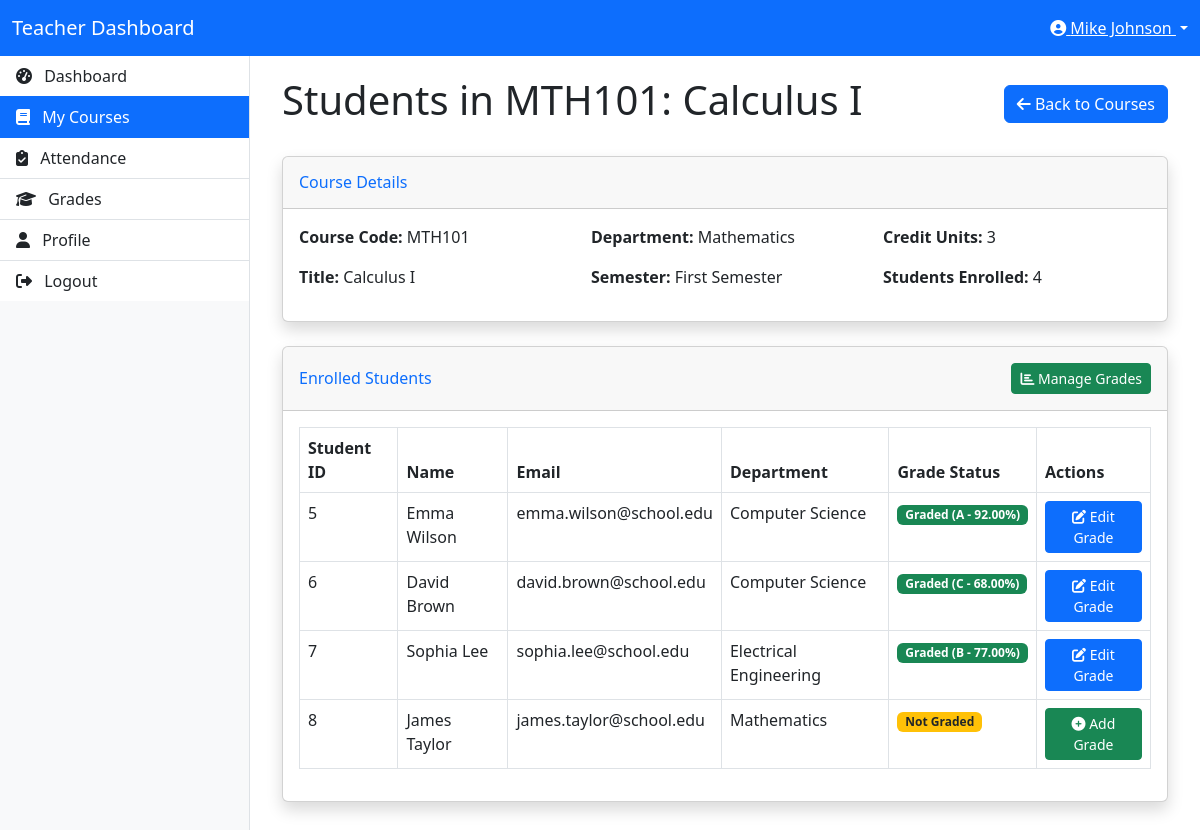
The page /teacher/course_students.php?course_id=5 (signed in) on the database its author committed.
### tables this page shows
CREATE TABLE IF NOT EXISTS users (
    id INT AUTO_INCREMENT PRIMARY KEY,
    full_name VARCHAR(100) NOT NULL,
    email VARCHAR(100) NOT NULL UNIQUE,
    password VARCHAR(255) NOT NULL,
    user_type_id INT NOT NULL,
    department_id INT,
    age INT,
    profile_picture VARCHAR(255) DEFAULT 'default.jpg',
    created_at TIMESTAMP DEFAULT CURRENT_TIMESTAMP,
    FOREIGN KEY (user_type_id) REFERENCES user_types(id),
    FOREIGN KEY (department_id) REFERENCES departments(id)
);

CREATE TABLE IF NOT EXISTS courses (
    id INT AUTO_INCREMENT PRIMARY KEY,
    course_code VARCHAR(20) NOT NULL,
    title VARCHAR(100) NOT NULL,
    department_id INT NOT NULL,
    semester_id INT NOT NULL,
    credit_units INT NOT NULL,
    teacher_id INT,
    FOREIGN KEY (department_id) REFERENCES departments(id),
    FOREIGN KEY (semester_id) REFERENCES semesters(id),
    FOREIGN KEY (teacher_id) REFERENCES users(id)
);

CREATE TABLE IF NOT EXISTS departments (
    id INT AUTO_INCREMENT PRIMARY KEY,
    name VARCHAR(100) NOT NULL,
    created_at TIMESTAMP DEFAULT CURRENT_TIMESTAMP
);

CREATE TABLE IF NOT EXISTS semesters (
    id INT AUTO_INCREMENT PRIMARY KEY,
    name VARCHAR(50) NOT NULL,
    is_current BOOLEAN DEFAULT FALSE
);

CREATE TABLE IF NOT EXISTS student_courses (
    id INT AUTO_INCREMENT PRIMARY KEY,
    student_id INT NOT NULL,
    course_id INT NOT NULL,
    semester_id INT NOT NULL,
    registered_at TIMESTAMP DEFAULT CURRENT_TIMESTAMP,
    FOREIGN KEY (student_id) REFERENCES users(id),
    FOREIGN KEY (course_id) REFERENCES courses(id),
    FOREIGN KEY (semester_id) REFERENCES semesters(id)
);

CREATE TABLE IF NOT EXISTS grades (
    id INT AUTO_INCREMENT PRIMARY KEY,
    student_id INT NOT NULL,
    course_id INT NOT NULL,
    semester_id INT NOT NULL,
    score DECIMAL(5,2) DEFAULT NULL,
    grade CHAR(2) DEFAULT NULL,
    grade_point DECIMAL(3,2) DEFAULT NULL,
    graded_by INT NOT NULL,
    graded_at TIMESTAMP DEFAULT CURRENT_TIMESTAMP,
    FOREIGN KEY (student_id) REFERENCES users(id),
    FOREIGN KEY (course_id) REFERENCES courses(id),
    FOREIGN KEY (semester_id) REFERENCES semesters(id),
    FOREIGN KEY (graded_by) REFERENCES users(id)
);

### classes/Database.php (called while the page is built, shortened)
<?php
class Database {
    private $host = "localhost";
    private $username = "root";
    private $password = "";
    private $database = "school_dashboard";
    private $conn;
    public function __construct() {
        $this->conn = new mysqli($this->host, $this->username, $this->password, $this->database);
    }
    public function prepare($sql) {
        return $this->conn->prepare($sql);
    }
}
?>

### classes/SessionManager.php (called while the page is built, shortened)
<?php
class SessionManager {
    public static function getUserId() {
        return isset($_SESSION['user_id']) ? $_SESSION['user_id'] : null;
    }
}
?>

### classes/User.php (called while the page is built, shortened)
<?php
require_once 'Database.php';
class User {
    private $db;
    public function __construct() {
        $this->db = new Database();
    }
    public function getUserById($id) {
        $sql = "SELECT u.*, d.name as department_name
                FROM users u
                LEFT JOIN departments d ON u.department_id = d.id
                WHERE u.id = ?";
        $stmt = $this->db->prepare($sql);
        $stmt->bind_param("i", $id);
        $stmt->execute();
        $result = $stmt->get_result();
        if ($result->num_rows === 1) {
            return $result->fetch_assoc();
        }
        return false;
    }
}
?>

### classes/Course.php (called while the page is built, shortened)
<?php
require_once 'Database.php';
class Course {
    private $db;
    public function __construct() {
        $this->db = new Database();
    }
    public function getCourseById($id) {
        $sql = "SELECT c.*, d.name as department_name, s.name as semester_name, u.full_name as teacher_name
                FROM courses c
                LEFT JOIN departments d ON c.department_id = d.id
                LEFT JOIN semesters s ON c.semester_id = s.id
                LEFT JOIN users u ON c.teacher_id = u.id
                WHERE c.id = ?";
        $stmt = $this->db->prepare($sql);
        $stmt->bind_param("i", $id);
        $stmt->execute();
        $result = $stmt->get_result();
        if ($result->num_rows === 1) {
            return $result->fetch_assoc();
        }
        return false;
    }
    public function getCourseStudents($course_id) {
        $sql = "SELECT u.*, d.name as department_name, sc.id as registration_id
                FROM student_courses sc
                JOIN users u ON sc.student_id = u.id
                LEFT JOIN departments d ON u.department_id = d.id
                WHERE sc.course_id = ?";
        $stmt = $this->db->prepare($sql);
        $stmt->bind_param("i", $course_id);
        $stmt->execute();
        $result = $stmt->get_result();
        $students = [];
        while ($row = $result->fetch_assoc()) {
            $students[] = $row;
        }
        return $students;
    }
}
?>

### classes/Grade.php (called while the page is built, shortened)
<?php
require_once 'Database.php';
class Grade {
    private $db;
    public function __construct() {
        $this->db = new Database();
    }
    public function getGrade($student_id, $course_id, $semester_id) {
        $sql = "SELECT g.*, c.course_code, c.title, c.credit_units, u.full_name as grader_name
                FROM grades g
                JOIN courses c ON g.course_id = c.id
                JOIN users u ON g.graded_by = u.id
                WHERE g.student_id = ? AND g.course_id = ? AND g.semester_id = ?";
        $stmt = $this->db->prepare($sql);
        $stmt->bind_param("iii", $student_id, $course_id, $semester_id);
        $stmt->execute();
        $result = $stmt->get_result();
        if ($result->num_rows === 1) {
            return $result->fetch_assoc();
        }
        return false;
    }
}
?>

### teacher/course_students.php (the view, shortened to what this page needs)
<?php
require_once '../classes/SessionManager.php';
require_once '../classes/User.php';
require_once '../classes/Course.php';
require_once '../classes/Grade.php';
$user_id = SessionManager::getUserId();
$userData = (new User())->getUserById($user_id);
$course_id = intval($_GET['course_id']);
$course = new Course();
$grade = new Grade();
$courseData = $course->getCourseById($course_id);
$students = $course->getCourseStudents($course_id);
?>
<!DOCTYPE html>
<html lang="en">
<head>
    <link href="https://cdn.jsdelivr.net/npm/bootstrap@5.3.0-alpha1/dist/css/bootstrap.min.css" rel="stylesheet">
    <link rel="stylesheet" href="https://cdnjs.cloudflare.com/ajax/libs/font-awesome/6.4.0/css/all.min.css">
</head>
<body>
    <nav class="navbar navbar-expand-lg navbar-dark bg-primary">
        <div class="container-fluid">
            <a class="navbar-brand" href="dashboard.php">Teacher Dashboard</a>
            <div class="ms-auto">
                <div class="dropdown">
                    <a class="text-white dropdown-toggle" href="#" role="button" id="dropdownMenuLink" data-bs-toggle="dropdown" aria-expanded="false">
                        <i class="fas fa-user-circle"></i> <?php echo $userData['full_name']; ?>
                    </a>
                </div>
            </div>
        </div>
    </nav>
    <div class="layout-container">
        <div class="sidebar">
            <div class="list-group list-group-flush">
                <a href="dashboard.php" class="list-group-item list-group-item-action">
                    <i class="fas fa-tachometer-alt me-2"></i> Dashboard
                </a>
                <a href="courses.php" class="list-group-item list-group-item-action active">
                    <i class="fas fa-book me-2"></i> My Courses
                </a>
                <a href="attendance.php" class="list-group-item list-group-item-action">
                    <i class="fas fa-clipboard-check me-2"></i> Attendance
                </a>
                <a href="grades.php" class="list-group-item list-group-item-action">
                    <i class="fas fa-graduation-cap me-2"></i> Grades
                </a>
                <a href="profile.php" class="list-group-item list-group-item-action">
                    <i class="fas fa-user me-2"></i> Profile
                </a>
                <a href="../logout.php" class="list-group-item list-group-item-action">
                    <i class="fas fa-sign-out-alt me-2"></i> Logout
                </a>
            </div>
        </div>
        <div class="content">
            <div class="container-fluid">
                <div class="d-flex justify-content-between align-items-center mb-4">
                    <h1>Students in <?php echo $courseData['course_code']; ?>: <?php echo $courseData['title']; ?></h1>
                    <a href="courses.php" class="btn btn-primary">
                        <i class="fas fa-arrow-left"></i> Back to Courses
                    </a>
                </div>
                <div class="card shadow mb-4">
                    <div class="card-header py-3">
                        <h6 class="m-0 font-weight-bold text-primary">Course Details</h6>
                    </div>
                    <div class="card-body">
                        <div class="row">
                            <div class="col-md-4">
                                <p><strong>Course Code:</strong> <?php echo $courseData['course_code']; ?></p>
                                <p><strong>Title:</strong> <?php echo $courseData['title']; ?></p>
                            </div>
                            <div class="col-md-4">
                                <p><strong>Department:</strong> <?php echo $courseData['department_name']; ?></p>
                                <p><strong>Semester:</strong> <?php echo $courseData['semester_name']; ?></p>
                            </div>
                            <div class="col-md-4">
                                <p><strong>Credit Units:</strong> <?php echo $courseData['credit_units']; ?></p>
                                <p><strong>Students Enrolled:</strong> <?php echo count($students); ?></p>
                            </div>
                        </div>
                    </div>
                </div>
                <div class="card shadow mb-4">
                    <div class="card-header py-3 d-flex flex-row align-items-center justify-content-between">
                        <h6 class="m-0 font-weight-bold text-primary">Enrolled Students</h6>
                        <a href="course_grades.php?course_id=<?php echo $course_id; ?>" class="btn btn-success btn-sm">
                            <i class="fas fa-chart-bar"></i> Manage Grades
                        </a>
                    </div>
                    <div class="card-body">
                        <?php if (empty($students)): ?>
                            <div class="alert alert-info">
                                <p>No students are currently enrolled in this course.</p>
                            </div>
                        <?php else: ?>
                            <div class="table-responsive">
                                <table class="table table-bordered" width="100%" cellspacing="0">
                                    <thead>
                                        <tr>
                                            <th>Student ID</th>
                                            <th>Name</th>
                                            <th>Email</th>
                                            <th>Department</th>
                                            <th>Grade Status</th>
                                            <th>Actions</th>
                                        </tr>
                                    </thead>
                                    <tbody>
                                        <?php foreach ($students as $student):
                                            $studentGrade = $grade->getGrade($student['id'], $course_id, $courseData['semester_id']);
                                            $hasGrade = $studentGrade !== false;
                                        ?>
                                            <tr>
                                                <td><?php echo $student['id']; ?></td>
                                                <td><?php echo $student['full_name']; ?></td>
                                                <td><?php echo $student['email']; ?></td>
                                                <td><?php echo $student['department_name']; ?></td>
                                                <td>
                                                    <?php if ($hasGrade): ?>
                                                        <span class="badge bg-success">Graded (<?php echo $studentGrade['grade']; ?> - <?php echo $studentGrade['score']; ?>%)</span>
                                                    <?php else: ?>
                                                        <span class="badge bg-warning text-dark">Not Graded</span>
                                                    <?php endif; ?>
                                                </td>
                                                <td>
                                                    <?php if ($hasGrade): ?>
                                                        <a href="grade_student.php?student_id=<?php echo $student['id']; ?>&course_id=<?php echo $course_id; ?>" class="btn btn-sm btn-primary">
                                                            <i class="fas fa-edit"></i> Edit Grade
                                                        </a>
                                                    <?php else: ?>
                                                        <a href="grade_student.php?student_id=<?php echo $student['id']; ?>&course_id=<?php echo $course_id; ?>" class="btn btn-sm btn-success">
                                                            <i class="fas fa-plus-circle"></i> Add Grade
                                                        </a>
                                                    <?php endif; ?>
                                                </td>
                                            </tr>
                                        <?php endforeach; ?>
                                    </tbody>
                                </table>
                            </div>
                        <?php endif; ?>
                    </div>
                </div>
            </div>
        </div>
    </div>
</body>
</html>

### teacher/course_students.php (style rules this page uses)
.layout-container { display: table; width: 100%; height: calc(100vh - 56px); }
.sidebar { display: table-cell; width: 250px; background-color: #f8f9fa; vertical-align: top; border-right: 1px solid #dee2e6; }
.content { display: table-cell; vertical-align: top; padding: 20px; }
.list-group-item { border-radius: 0; border-left: none; border-right: none; }

### rows shown on the page
users: full_name "Mike Johnson"
courses: course_code "MTH101", title "Calculus I", department.name "Mathematics", semester.name "First Semester", credit_units "3"
student_courses: student "5", student.full_name "Emma Wilson", student.email "emma.wilson@school.edu", departments.name "Computer Science", grades.grade "A", grades.score "92.00"
student_courses: student "6", student.full_name "David Brown", student.email "david.brown@school.edu", departments.name "Computer Science", grades.grade "C", grades.score "68.00"
student_courses: student "7", student.full_name "Sophia Lee", student.email "sophia.lee@school.edu", departments.name "Electrical Engineering", grades.grade "B", grades.score "77.00"
student_courses: student "8", student.full_name "James Taylor", student.email "james.taylor@school.edu", departments.name "Mathematics", shows "Not Graded"

### other values the page prints
count($students) "4"
